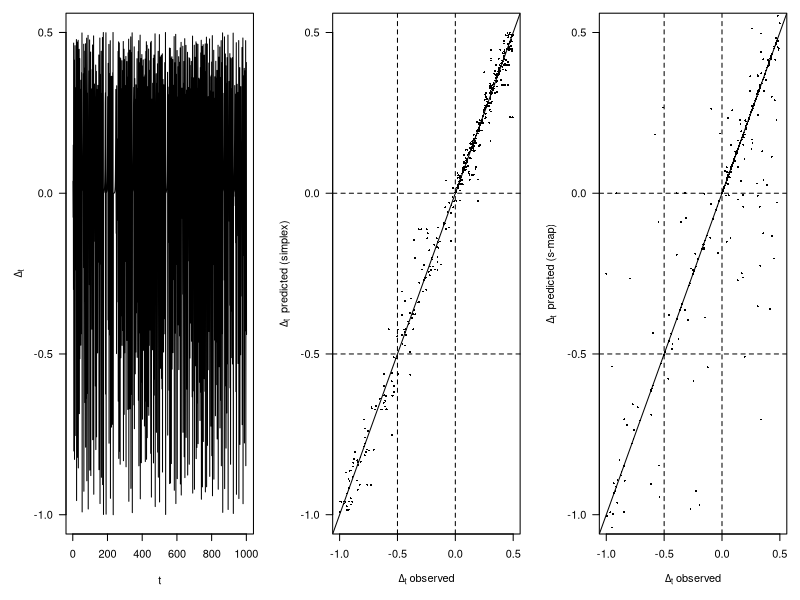

Write the R code that produced this figure.
# nl-forecast.R
# Copyright (c) 2014 Colin Twomey <crtwomey@gmail.com>
#
# Implementation of Sugihara's simplex[1] and S-map[2] methods
# for nonlinear time-series forecasting. The code is organized
# in four sections: code common to both bethods, code for each
# method (simplex and s-map), and lastly a test case (the tent
# map example used in [1]).
#
# 1. Sugihara & May (1990) Nature, 344:734-741.
# 2. Sugihara (1994) Phil. Trans. R. Soc. Lond. A, 348:477-495.
#
# Permission is hereby granted, free of charge, to any person
# obtaining a copy of this software and associated documentation
# files (the "Software"), to deal in the Software without
# restriction, including without limitation the rights
# to use, copy, modify, merge, publish, distribute, sublicense,
# and/or sell copies of the Software, and to permit persons to
# whom the Software is furnished to do so, subject to the
# following conditions:
#
# The above copyright notice and this permission notice shall be
# included in all copies or substantial portions of the Software.
#
# THE SOFTWARE IS PROVIDED "AS IS", WITHOUT WARRANTY OF ANY KIND,
# EXPRESS OR IMPLIED, INCLUDING BUT NOT LIMITED TO THE WARRANTIES
# OF MERCHANTABILITY, FITNESS FOR A PARTICULAR PURPOSE AND
# NONINFRINGEMENT. IN NO EVENT SHALL THE AUTHORS OR COPYRIGHT
# HOLDERS BE LIABLE FOR ANY CLAIM, DAMAGES OR OTHER LIABILITY,
# WHETHER IN AN ACTION OF CONTRACT, TORT OR OTHERWISE, ARISING
# FROM, OUT OF OR IN CONNECTION WITH THE SOFTWARE OR THE USE OR
# OTHER DEALINGS IN THE SOFTWARE.


# common
# --------------------------------------------------------------------------

distance <- function(X, x) {
	sqrt(rowSums((X-matrix(x, nrow(X), ncol(X), byrow=TRUE))^2))
}

weighting <- function(D, D.mean, theta) {
	exp(-theta * (D/D.mean))
}

# notes on embedded time series (Ets) structure:
# 	Ets[1,1]  = ts[(E-1)*tau + 1]
# 	nrow(Ets) = (E-1)*tau
embed.ts <- function(ts, E, tau=1)
{
	T <- length(ts)
	t.lags <- seq(1, E*tau, tau)
	max.t.lag <- max(t.lags)

	Ets <- c()
	for (t in rev(t.lags)) {
		Ets <- cbind(Ets, ts[t:(T-max.t.lag+t)])
	}

	return(Ets)
}


# simplex method
# --------------------------------------------------------------------------

nearest.neighbors <- function(D, k) {
	which(rank(D) <= k)
}

simplex.projection <- function(nn, w.nn) {
	sum(w.nn * nn)/sum(w.nn)
}

simplex.forecast <- function(X, Y, dt, E,
	       tau = 1,
	     theta = 0.0)
{
	EX    <- embed.ts(X, E, tau)
	EY    <- embed.ts(Y, E, tau)
	D.mean <- mean(sqrt(rowSums(diff(EX)^2)))
	pred.y <- rep(0, nrow(EY))

	for (t in 1:nrow(EY)) {
		D    <- distance(EX, EY[t,])
		t.nn <- nearest.neighbors(D, E+1)
		w.nn <- weighting(D[t.nn], D.mean, theta)

		# (E-1)*tau offset needed because EX is shortened due to emebedding
		pred.y[t] <- simplex.projection(X[t.nn+dt+(E-1)*tau], w.nn)
	}

	return(pred.y)
}


# s-map method
# --------------------------------------------------------------------------

compute.C <- function(EX, EYt, dt, theta, D.mean)
{
	T <- nrow(EX)
	M <- ncol(EX)

	D <- distance(EX, EYt)
	w <- weighting(D, D.mean, theta)
	W <- matrix(w, T, M)

	A <- W[1:(T-dt),] * EX[1:(T-dt),]
	B <- w[1:(T-dt)] * EX[(1+dt):T,2]

	s <- svd(A)
	Ainv <- s$v %*% diag(s$d^-1) %*% t(s$u)
	C <- Ainv %*% B

	return(C)
}

s.map.projection <- function(EYt, C) {
	sum(C * EYt)
}

s.map.forecast <- function(X, Y, dt, E,
	       tau = 1,
	     theta = 0.0)
{
	EX    <- cbind(rep(1, length(X)-E+1), embed.ts(X, E, tau))
	EY    <- cbind(rep(1, length(Y)-E+1), embed.ts(Y, E, tau))
	D.mean <- mean(sqrt(rowSums(diff(EX)^2)))
	pred.y <- rep(0, nrow(EY))

	for (t in 1:nrow(EY)) {
		C <- compute.C(EX, EY[t,], dt, theta, D.mean)

		pred.y[t] <- s.map.projection(EY[t,], C)
	}

	return(pred.y)
}


# test case: tent map
# --------------------------------------------------------------------------

tent.map <- function(xt) {
	if (xt < 0.5) {
		return(2*xt)
	} else if (0.5 <= xt) {
		# without the 1e-8 fudging R gives us something pathological
		return(2*((1-1e-8) - xt))
	}
	return(-Inf)
}

# generate the tent-map training (X) and test (Y) time series
T <- 1000
X <- runif(1)
for (t in 1:(T+1)) {
	X <- c(X, tent.map(X[t]))
}
Xt <- diff(X)
Y  <- diff(X[(1:(T/2+1))+T/2])
X  <- diff(X[1:(T/2+1)])

# generate forecast for Y
E     <- 3
tau   <- 1
dt    <- 2
theta <- 500

Y.simplex <- simplex.forecast(X, Y, dt, E, tau, theta)
Y.smap    <- s.map.forecast(X, Y, dt, E, tau, theta)

# plot results
op <- par(mar=c(5,5,1,1), mfrow=c(1,3))

plot(Xt, type='l', las=1,
	xlab=expression(t),
	ylab=expression(Delta[t])
)

Y.predicted <- list(Y.simplex, Y.smap)
Y.label     <- list("simplex", "s-map")

for (i in 1:length(Y.predicted)) {
	Yp    <- Y.predicted[[i]]
	Ty    <- length(Y)
	Tp    <- length(Yp)
	#label <- paste(" predicted (", method.label[[i]], ")", sep='')
	label <- paste(" predicted (", Y.label[[i]], ")", sep='')

	plot(Y[((E-1)*tau+dt+1):Ty], Yp[1:(Tp-dt)], pch=16, cex=0.4, las=1,
		xlab=expression(paste(Delta[t], " observed")),
		ylab=bquote(Delta[t] ~ .(label)),
		xlim=c(-1,0.5),
		ylim=c(-1,0.5)
	)
	abline(a=0,b=1)
	abline(h=c(0,-0.5), lty=2)
	abline(v=c(0,-0.5), lty=2)	
}

par(op)
